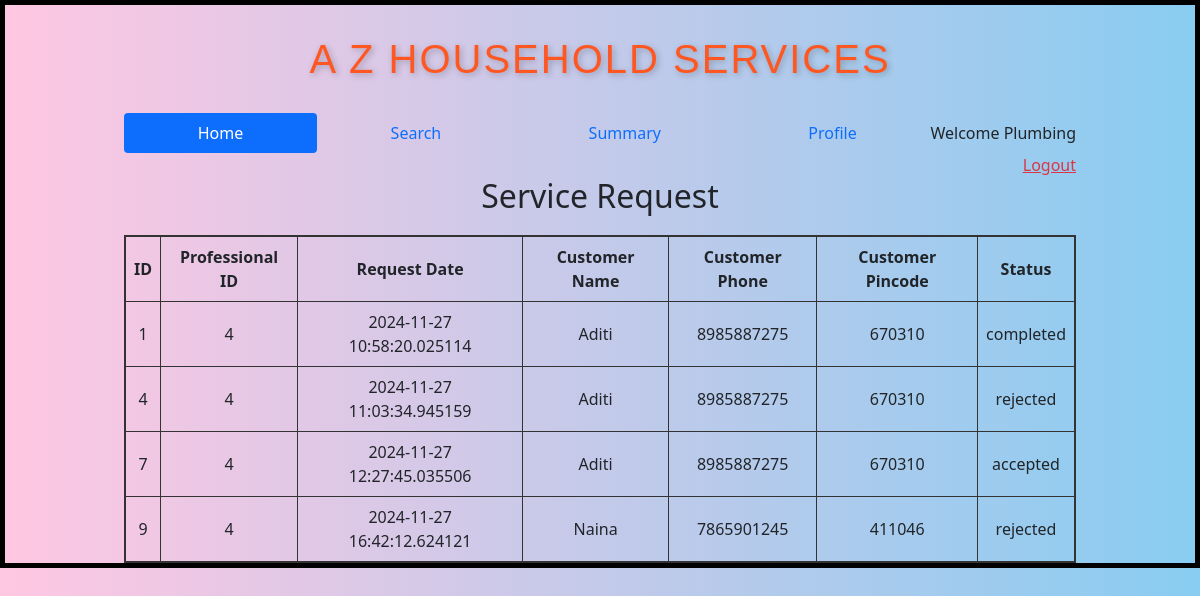
Page /professional/Plumbing/4 on the committed database.
### backend/models.py (models this page shows)
class ServiceRequest(db.Model):
    __tablename="service_request"
    id=db.Column(db.Integer,primary_key=True)
    service_id = db.Column(db.Integer, db.ForeignKey("service.id"), nullable=False)
    customer_id = db.Column(db.Integer, db.ForeignKey("user_info.id"), nullable=False)
    proff_id = db.Column(db.Integer, db.ForeignKey("service_prof.id"), nullable=False)
    request_date=db.Column(db.DateTime,nullable=False)
    done_date=db.Column(db.DateTime,nullable=True)
    status=db.Column(db.String,default="requested")
    rating=db.Column(db.Integer,default=0)
    feedback=db.Column(db.String,nullable=True)

class UserInfo(db.Model):
    __tablename="user_info"
    id=db.Column(db.Integer,primary_key=True)
    email=db.Column(db.String,unique=True,nullable=False)
    password=db.Column(db.String,nullable=False)
    role=db.Column(db.Integer,default=1)
    full_name=db.Column(db.String,nullable=False)
    phone_no=db.Column(db.String,nullable=False)
    address=db.Column(db.String,nullable=False)
    pincode=db.Column(db.Integer,nullable=False)
    service_req=db.relationship("ServiceRequest",cascade="all,delete",backref="user_info",lazy=True)

### backend/controllers.py (the view)
@app.route("/professional/<name>/<id>")
def prof_dashboard(name,id):
    user = ServiceProf.query.filter_by(id=id).first()
    if user:
        service_requests = user.service_requests
        for request in service_requests:
            customer = UserInfo.query.filter_by(id=request.customer_id).first()
            request.customer = customer
    else:
        service_requests = []
    return render_template("prof_dashboard.html",id=id,name=name,ser_req=service_requests)

### templates/prof_dashboard.html
{% extends "prof_layout.html" %}
{% block content %}
<h2 style="text-align: center; margin-bottom: 20px;">Service Request</h2>
{% if ser_req %}
    <table style="width: 100%; border-collapse: collapse; border: 2px solid #333;">
        <thead>
            <tr>
                <th style="border: 1px solid #333; padding: 8px; text-align: center;">ID</th>
                <th style="border: 1px solid #333; padding: 8px; text-align: center;">Professional ID</th>
                <th style="border: 1px solid #333; padding: 8px; text-align: center;">Request Date</th>
                <th style="border: 1px solid #333; padding: 8px; text-align: center;">Customer Name</th>
                <th style="border: 1px solid #333; padding: 8px; text-align: center;">Customer Phone</th>
                <th style="border: 1px solid #333; padding: 8px; text-align: center;">Customer Pincode</th>
                <th style="border: 1px solid #333; padding: 8px; text-align: center;">Status</th>
            </tr>
        </thead>
        <tbody>
            {% for r in ser_req %}
            <tr>
                <td style="border: 1px solid #333; padding: 8px; text-align: center;">{{ r.id }}</td>
                <td style="border: 1px solid #333; padding: 8px; text-align: center;">{{ r.proff_id }}</td>
                <td style="border: 1px solid #333; padding: 8px; text-align: center;">{{ r.request_date }}</td>
                <td style="border: 1px solid #333; padding: 8px; text-align: center;">{{ r.customer.full_name }}</td>
                <td style="border: 1px solid #333; padding: 8px; text-align: center;">{{ r.customer.phone_no }}</td>
                <td style="border: 1px solid #333; padding: 8px; text-align: center;">{{ r.customer.pincode }}</td>
                <td style="border: 1px solid #333; padding: 8px; text-align: center;">
                    {% if r.status == "requested" %}
                        <a href="{{ url_for('accept_request', name=name, id=id, request_id=r.id) }}" class="btn btn-success">Accept</a>
                        <a href="{{ url_for('reject_request', name=name, id=id, request_id=r.id) }}" class="btn btn-danger">Reject</a>
                    {% else %}
                        <span>{{ r.status }}</span>
                    {% endif %}
                </td>
            </tr>
            {% endfor %}
        </tbody>
    </table>
{% else %}
    <h3>No service request generated!!</h3>
{% endif %}
{% endblock %}

### static/styles/main.css (style rules this page uses)
* { margin-top: 0px; }
body { background: linear-gradient(to right, hsl(331, 100%, 89%), hsl(201, 79%, 74%)); margin: 0; padding: 0; font-family: 'Poppins', sans-serif; }

### rows in the picture
ServiceRequest: id "1", proff_id "4", request_date "2024-11-27 10:58:20.025114", customer.full_name "Aditi", customer.phone_no "8985887275", customer.pincode "670310", status "completed"
ServiceRequest: id "4", proff_id "4", request_date "2024-11-27 11:03:34.945159", customer.full_name "Aditi", customer.phone_no "8985887275", customer.pincode "670310", status "rejected"
ServiceRequest: id "7", proff_id "4", request_date "2024-11-27 12:27:45.035506", customer.full_name "Aditi", customer.phone_no "8985887275", customer.pincode "670310", status "accepted"
ServiceRequest: id "9", proff_id "4", request_date "2024-11-27 16:42:12.624121", customer.full_name "Naina", customer.phone_no "7865901245", customer.pincode "411046", status "rejected"

### other values in the picture
{{ name }} "Plumbing"
